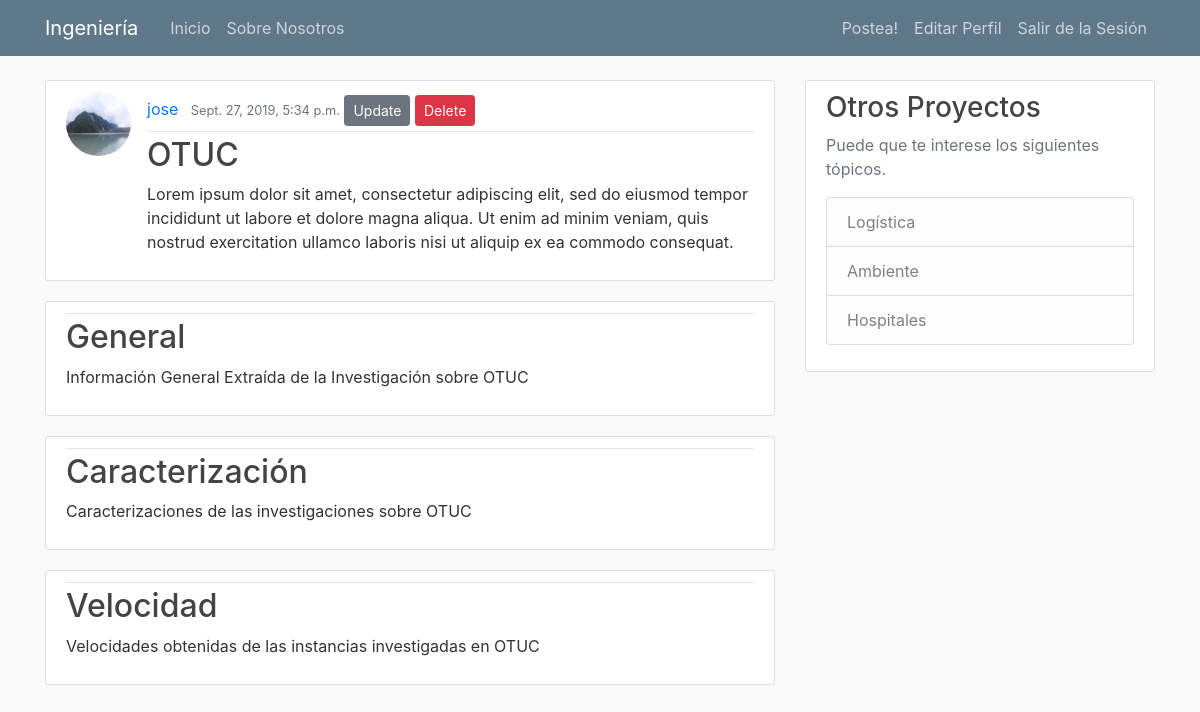
The page /otuc/ (signed in) on the database its author committed.
### blog/models.py (models this page shows, shortened)
class PostDetail(models.Model):
    post = models.ForeignKey(Post, on_delete=models.CASCADE)
    postDetail_title = models.CharField(max_length=100)
    postDetail_content = models.TextField()

class Post(models.Model):
    title = models.CharField(max_length=100)
    content = models.TextField()
    date_posted = models.DateTimeField(default=timezone.now)
    author = models.ForeignKey(User, on_delete=models.CASCADE)
    paper = models.TextField(verbose_name="link to the paper", default="https://docs.djangoproject.com/en/2.2/topics/db/models/")
    CATEGORIAS = (
        ('L', 'Logistica'),
        ('H', 'Hospitales'),
        ('A', 'Ambiente'),
    )
    category = models.CharField(max_length=1, choices=CATEGORIAS, default="L")

### user/models.py (models this page shows, shortened)
class Profile(models.Model):
    user = models.OneToOneField(User, on_delete=models.CASCADE)
    image = models.ImageField(default='default.jpg', upload_to='profile_pics')

### blog/views.py (the view)
# urls.py: path('otuc/', OtucView.as_view()),
class OtucView(ListView):
    model = PostDetail
    template_name = "blog/post_detail.html"  # <app>/<model>_<viewtype>.html
    context_object_name = 'post'
    ordering = ['-date_posted']
    paginate_by = 3
    def get_queryset(self):
        post = get_object_or_404(Post, title="OTUC")
        return PostDetail.objects.filter(post=post)

### blog/templates/blog/post_detail.html (shortened to what this page needs)
{% extends "blog/base.html" %}
{% block content %}
{% for postDetail in post %}
{% if forloop.first %}
<article class="media content-section">
    <img class="rounded-circle article-img" src="{{ postDetail.post.author.profile.image.url }}">
    <div class="media-body">
        <div class="article-metadata">
            <a class="mr-2" href="#">{{ postDetail.post.author }}</a>
            <small class="text-muted">{{ postDetail.post.date_posted }}</small>
            {% if postDetail.post.author == user %}
            <a class="btn btn-secondary btn-sm mt-1 mb-1" href="{% url 'post-update' postDetail.post.id %}">Update</a>
            <a class="btn btn-danger btn-sm mt-1 mb-1" href="{% url 'post-delete' postDetail.post.id %}">Delete</a>
            {% endif %}
        </div>
        <h2 class="article-title">{{ postDetail.post.title }}</h2>
        <p class="article-content">{{ postDetail.post.content }}</p>
    </div>
</article>
{% endif %}
{% endfor %}
{% for postDetail in post %}
    <article class="media content-section">
          <div class="media-body">
            <div class="article-metadata">
            </div>
              <h2><a class="article-title" href="{% url 'presentation' postDetail.pk %}">{{ postDetail.postDetail_title }}</a></h2>
            <p class="article-content">{{ postDetail.postDetail_content }}</p>
          </div>
        </article>
{% endfor %}
{% endblock content %}

### blog/static/blog/main.css (style rules this page uses)
body { background: #fafafa; color: #333333; margin-top: 5rem; }
h1, h2, h3, h4, h5, h6 { color: #444444; }
.content-section { background: #ffffff; padding: 10px 20px; border: 1px solid #dddddd; border-radius: 3px; margin-bottom: 20px; }
.article-title { color: #444444; }
.article-content { white-space: pre-line; }
.article-img { height: 65px; width: 65px; margin-right: 16px; }
.article-metadata { padding-bottom: 1px; margin-bottom: 4px; border-bottom: 1px solid #e3e3e3 }

### rows shown on the page
PostDetail: post.author.profile.image (placeholder picture), post.author "jose", post.date_posted "Sept. 27, 2019, 5:34 p.m.", shows "Update", post "OTUC", post.content "Lorem ipsum dolor sit amet, consectetur adipiscing elit, sed do eiusmod tempor incididunt ut labore et dolore magna aliqua. Ut enim ad minim veniam, quis nostrud exercitation ullamco laboris nisi ut aliquip ex ea commodo consequat.", postDetail_title "General", postDetail_content "Información General Extraída de la Investigación sobre OTUC"
PostDetail: postDetail_title "Caracterización", postDetail_content "Caracterizaciones de las investigaciones sobre OTUC"
PostDetail: postDetail_title "Velocidad", postDetail_content "Velocidades obtenidas de las instancias investigadas en OTUC"
